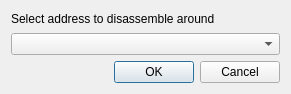
<?xml version="1.0" encoding="UTF-8"?>
<ui version="4.0">
 <class>SelectAddressDialog</class>
 <widget class="QDialog" name="SelectAddressDialog">
  <property name="geometry">
   <rect>
    <x>0</x>
    <y>0</y>
    <width>291</width>
    <height>94</height>
   </rect>
  </property>
  <property name="windowTitle">
   <string>Address selector</string>
  </property>
  <property name="toolTip">
   <string>Select the address to disassemble around</string>
  </property>
  <layout class="QVBoxLayout" name="verticalLayout">
   <item>
    <widget class="QLabel" name="label">
     <property name="text">
      <string>Select address to disassemble around</string>
     </property>
    </widget>
   </item>
   <item>
    <widget class="KHistoryComboBox" name="comboBox">
     <property name="insertPolicy">
      <enum>QComboBox::InsertAtTop</enum>
     </property>
     <property name="urlDropsEnabled" stdset="0">
      <bool>false</bool>
     </property>
    </widget>
   </item>
   <item>
    <widget class="QDialogButtonBox" name="buttonBox">
     <property name="standardButtons">
      <set>QDialogButtonBox::Cancel|QDialogButtonBox::Ok</set>
     </property>
    </widget>
   </item>
  </layout>
 </widget>
 <customwidgets>
  <customwidget>
   <class>KComboBox</class>
   <extends>QComboBox</extends>
   <header>kcombobox.h</header>
  </customwidget>
  <customwidget>
   <class>KHistoryComboBox</class>
   <extends>KComboBox</extends>
   <header>khistorycombobox.h</header>
  </customwidget>
 </customwidgets>
 <resources/>
 <connections>
  <connection>
   <sender>buttonBox</sender>
   <signal>accepted()</signal>
   <receiver>SelectAddressDialog</receiver>
   <slot>accept()</slot>
   <hints>
    <hint type="sourcelabel">
     <x>140</x>
     <y>72</y>
    </hint>
    <hint type="destinationlabel">
     <x>146</x>
     <y>88</y>
    </hint>
   </hints>
  </connection>
  <connection>
   <sender>buttonBox</sender>
   <signal>rejected()</signal>
   <receiver>SelectAddressDialog</receiver>
   <slot>reject()</slot>
   <hints>
    <hint type="sourcelabel">
     <x>245</x>
     <y>71</y>
    </hint>
    <hint type="destinationlabel">
     <x>241</x>
     <y>88</y>
    </hint>
   </hints>
  </connection>
 </connections>
</ui>
